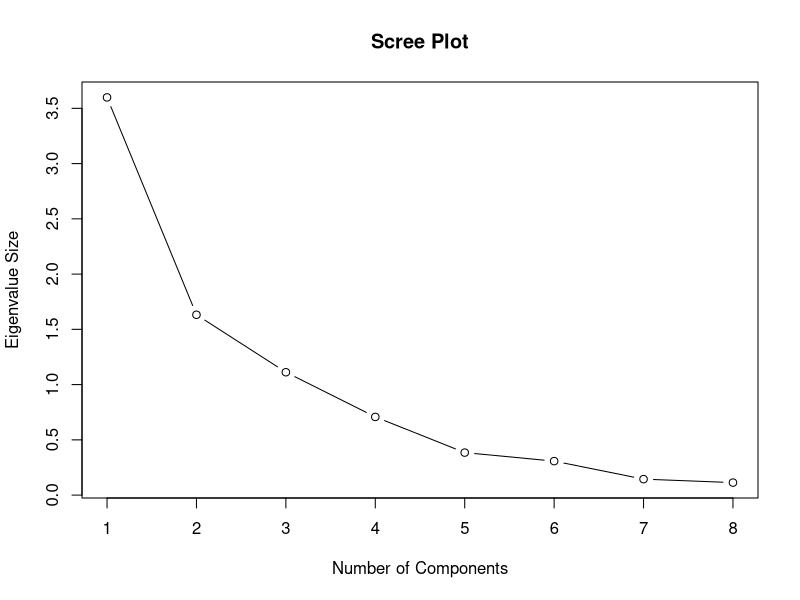
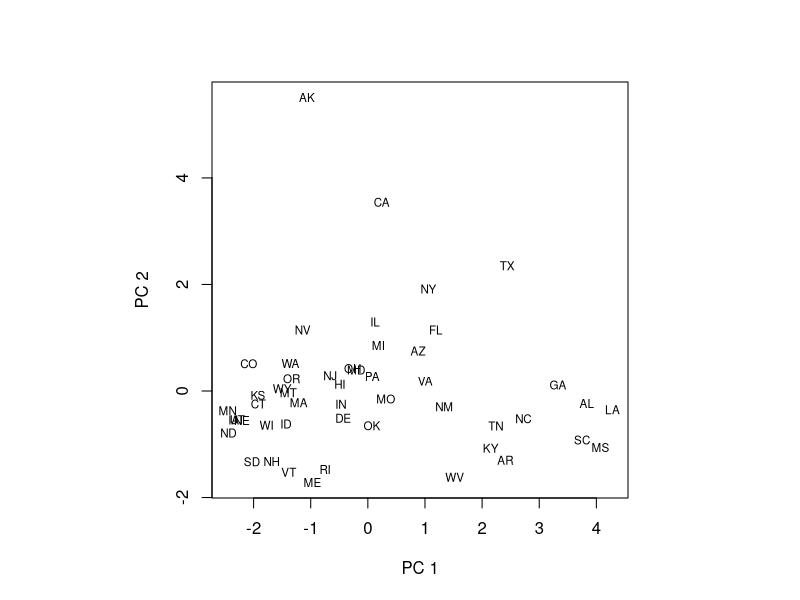
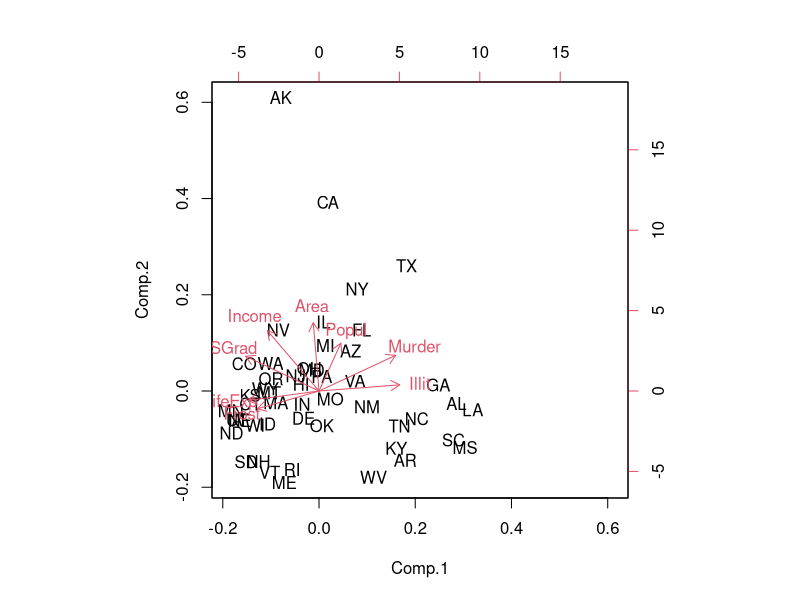
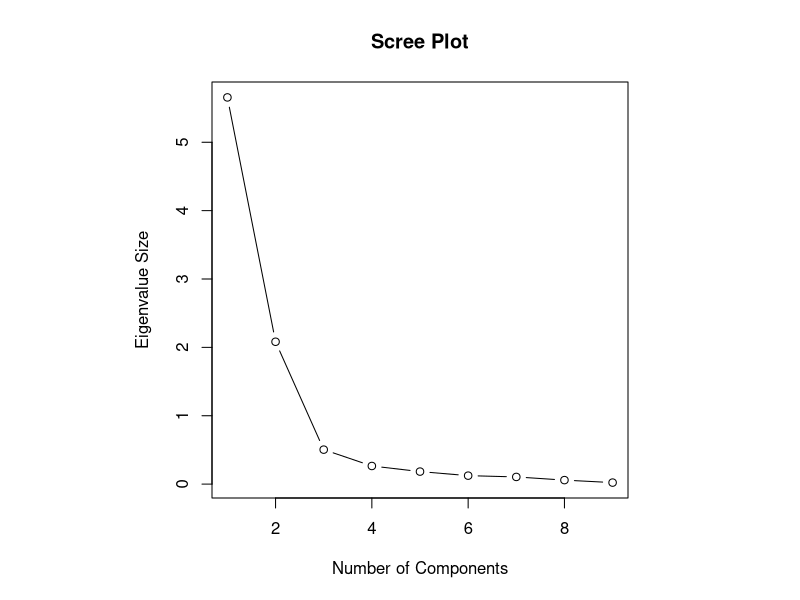
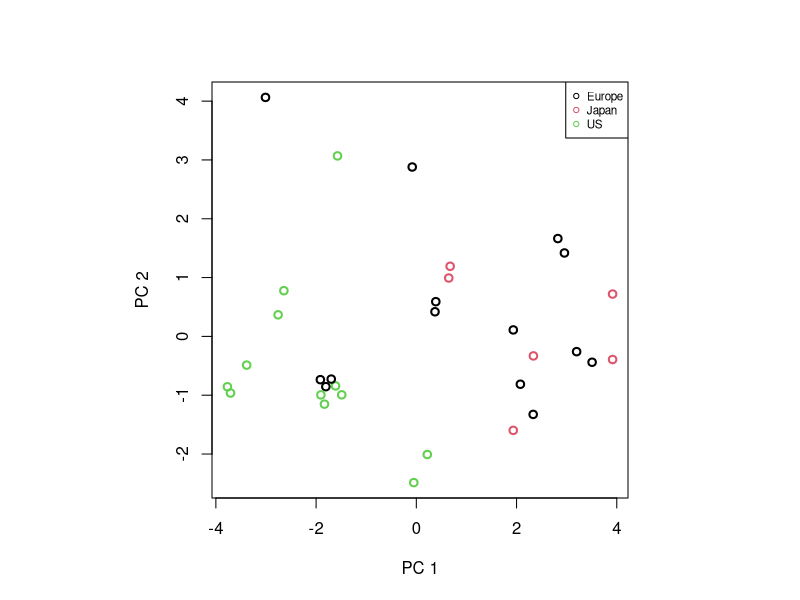
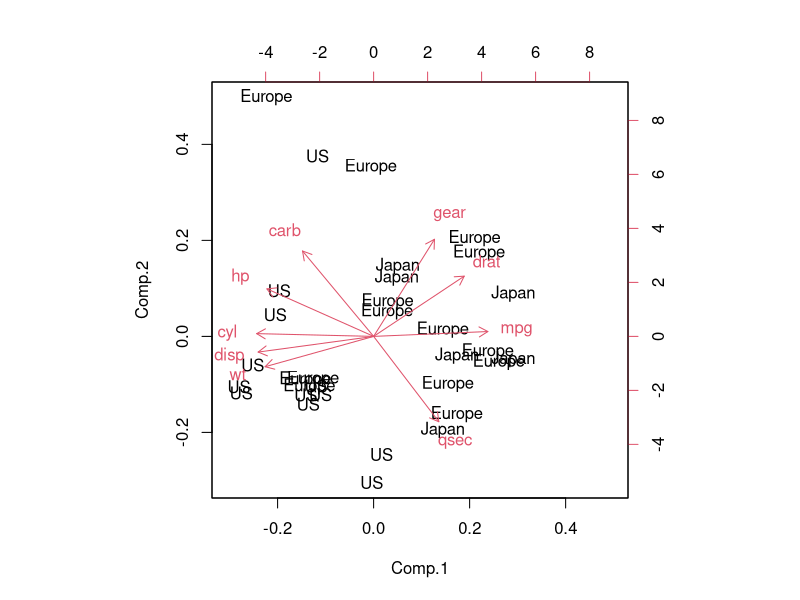
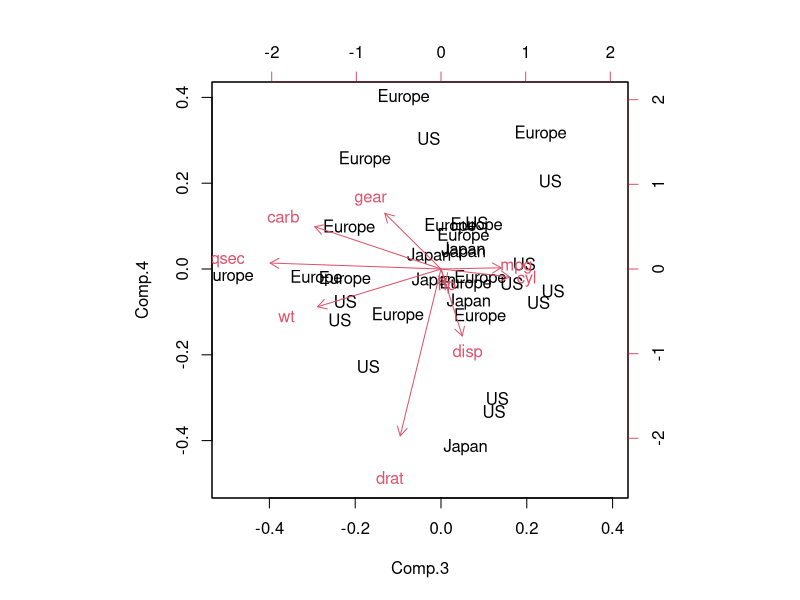

Here is the R script that generated these plots, in order:
## ---- chunk 1
help(state.x77)

state.x77.df <- data.frame(state.x77)
names(state.x77.df) <- c("Popul", "Income", "Illit", "LifeExp", "Murder", "HSGrad", "Frost", "Area")

# use sample correlation matrix
state.pc <- princomp(state.x77.df, cor=TRUE)

summary(state.pc, loadings = TRUE)

# Showing the eigenvalues of the correlation matrix:
(state.pc$sdev)^2

# A scree plot:
plot(1:(length(state.pc$sdev)),  (state.pc$sdev)^2, type='b', 
     main="Scree Plot", xlab="Number of Components", ylab="Eigenvalue Size")

# Where does the "elbow" occur?
# What seems to be a reasonable number of PCs to use?
## ---- chunk 2
# Plotting the PC scores for the sample data in the space of the first two principal components:
par(pty="s")
plot(state.pc$scores[,1], state.pc$scores[,2], 
     xlab="PC 1", ylab="PC 2", type ='n', lwd=2)
# labeling points with state abbreviations:
text(state.pc$scores[,1], state.pc$scores[,2], labels=state.abb, cex=0.7, lwd=2)
## ---- chunk 3
# We see the Southeastern states grouped in the bottom left 
# and several New England states together in the bottom right.

# The biplot can add information about the variables to the plot of the first two PC scores:

biplot(state.pc, xlabs=state.abb)

# If the data matrix X is not well approximated by a rank-two matrix, then the visual information in the biplot is not a good approximation to the data.
# In this case, you should not try to interpret the biplot. 
# However, if X is close to a rank-two matrix, then you can interpret a biplot in the following ways:
# 
# 1. The cosine of the angle between a vector and an axis indicates the importance of the contribution of the corresponding variable to the axis dimension.
# 2. The cosine of the angle between vectors indicates correlation between variables. Highly correlated variables point in the same direction; 
#   uncorrelated variables are at right angles to each other.
# 3. Points that are close to each other in the biplot represent observations with similar values.
# 4. You can approximate the coordinates of an observation by projecting the point onto the variable vectors within the biplot.

# Note the Area vector (arrow) goes almost totally in the direction of the second PC, since its loading in the first pc is almost zero. 


# Example 2 mtcars data

# mtcars data
help(mtcars)

mtcars.pca <- princomp(mtcars[,c(1:7,10,11)], cor=TRUE)
# exclude the two categorical variables
# use sample correlation matrix (equivalent to standardization)
summary(mtcars.pca, loadings=TRUE)

# A scree plot:
plot(1:(length(mtcars.pca$sdev)),  (mtcars.pca$sdev)^2, type='b', 
     main="Scree Plot", xlab="Number of Components", ylab="Eigenvalue Size")


mtcars.country <- factor(c(rep("Japan", 3), rep("US",4), rep("Europe", 7),rep("US",3), "Europe", rep("Japan", 3),
                    rep("US",4), rep("Europe", 3), "US", rep("Europe", 3)))
plot(mtcars.pca$scores[,1], mtcars.pca$scores[,2], 
     xlab="PC 1", ylab="PC 2",  lwd=2, col=mtcars.country)
legend("topright",legend=levels(mtcars.country),pch=1,col=1:3,cex=0.7)
# Now you see something interesting: the American cars form a distinct cluster. 

biplot(mtcars.pca,xlabs=mtcars.country)
# Looking at the axes, you see that the American cars are characterized by high values for cyl, disp, and wt. 
# Japanese cars, on the other hand, are characterized by high mpg. 
# European cars are somewhat in the middle and less tightly clustered than either group.

biplot(mtcars.pca, choices=3:4,xlabs=mtcars.country)
# You don't see much here, but this isn't too surprising. 
# PC3 and PC4 explain very small percentages of the total variation, so it would be surprising 
# if you found that they were very informative and separated the groups or revealed apparent patterns.
